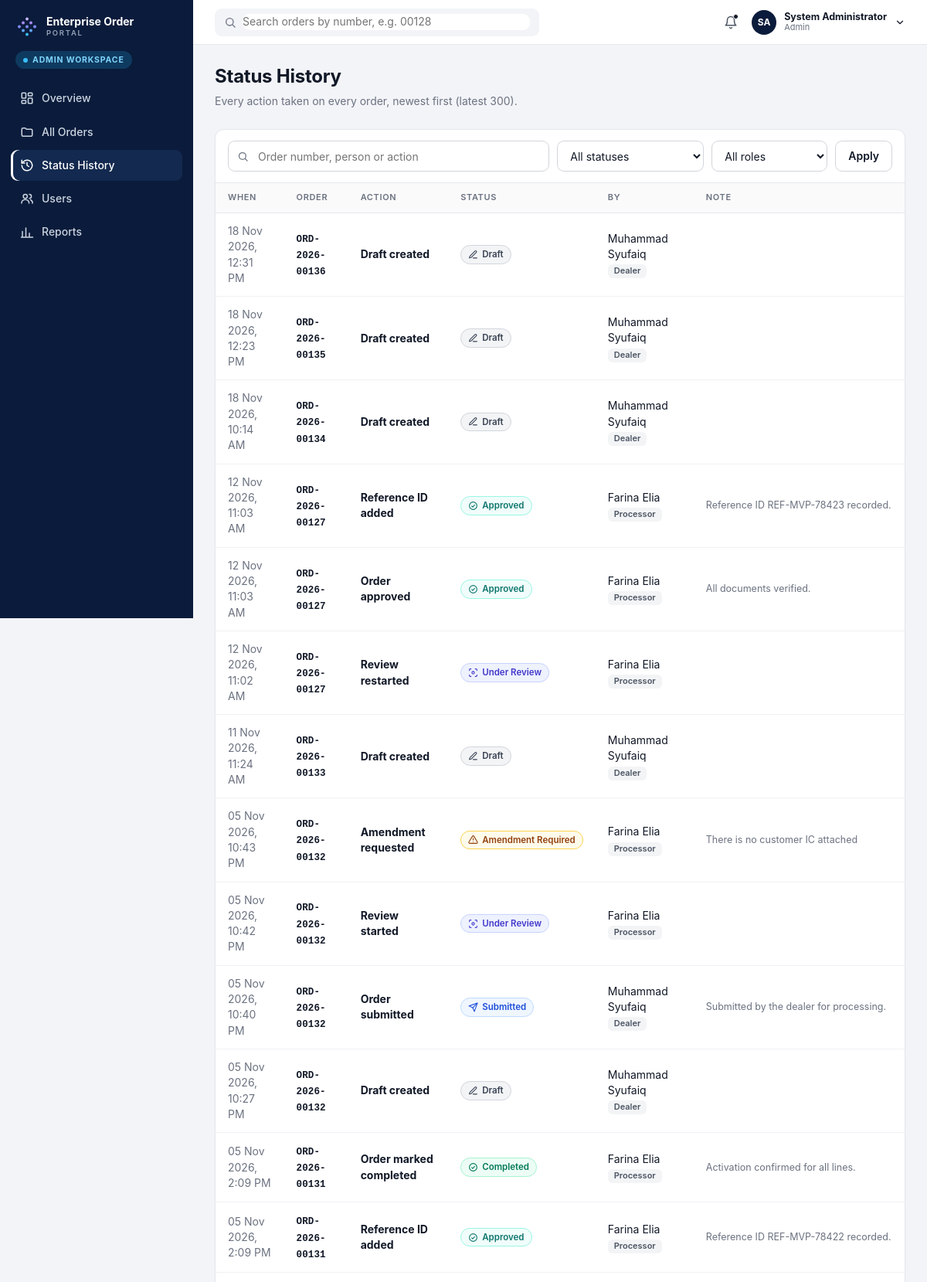
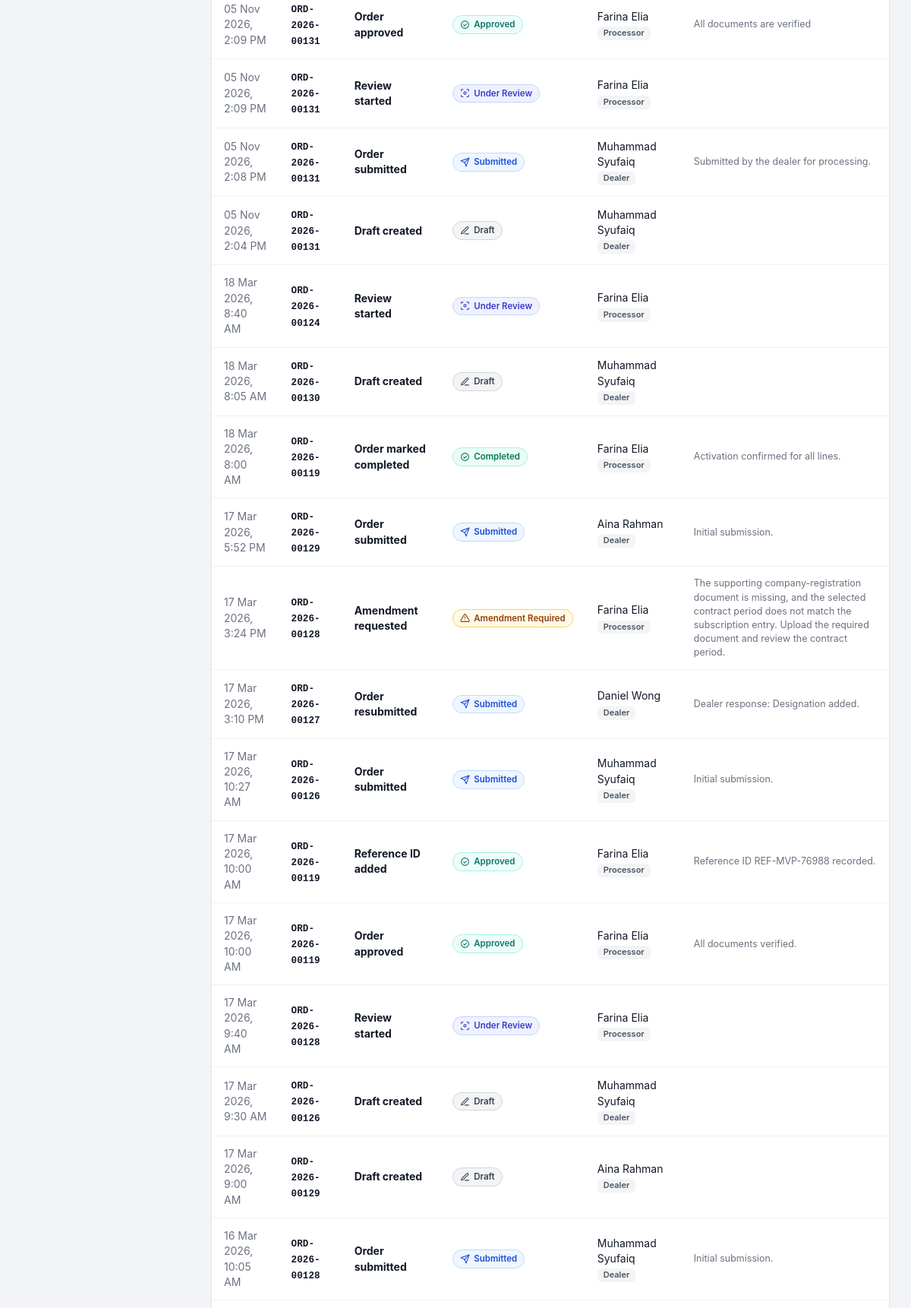
Screenshot of /admin/history (signed in, upper part) with the database file from the repository (2 pictures, top to bottom).
### tables this page shows
CREATE TABLE users (
    id      INTEGER PRIMARY KEY AUTOINCREMENT,
    name    TEXT NOT NULL,
    short_name TEXT NOT NULL,          -- how we greet them: 'Syufaiq'
    email   TEXT NOT NULL UNIQUE,
    role    TEXT NOT NULL,            -- 'dealer', 'processor' or 'admin'
    team    TEXT,
    region  TEXT,
    status  TEXT DEFAULT 'Active',
    last_active TEXT
);

CREATE TABLE order_events (
    id        INTEGER PRIMARY KEY AUTOINCREMENT,
    order_id  INTEGER NOT NULL REFERENCES orders(id),
    title     TEXT NOT NULL,                       -- e.g. 'Order submitted'
    status    TEXT,                                -- status after the event
    actor     TEXT NOT NULL,
    actor_role TEXT NOT NULL,
    note      TEXT,
    category  TEXT,                                -- used by amendment events
    ts        TEXT NOT NULL
);

CREATE TABLE orders (
    id                  INTEGER PRIMARY KEY AUTOINCREMENT,
    order_number        TEXT NOT NULL UNIQUE,      -- e.g. ORD-2026-00128
    dealer_id           INTEGER NOT NULL REFERENCES users(id),
    status              TEXT NOT NULL,
    order_type          TEXT,                      -- e.g. Mobile & Broadband (empty in a new draft)
    registration_type   TEXT,                      -- e.g. New Connection
    customer_type       TEXT DEFAULT 'Corporate Account',  -- or Corporate Individual
    created_at          TEXT NOT NULL,             -- 'YYYY-MM-DD HH:MM'
    updated_at          TEXT NOT NULL,
    submitted_at        TEXT,
    reference_id        TEXT,
    submissions         INTEGER NOT NULL DEFAULT 0,
    amendment_cycles    INTEGER NOT NULL DEFAULT 0,
    other_requirements  TEXT,

    -- Customer information
    company_name        TEXT,                      -- empty until step 2 is filled in
    brn                 TEXT,                      -- new business registration no.
    old_brn             TEXT,
    tin                 TEXT,                      -- tax identification no.
    sst_no              TEXT,
    existing_account_no TEXT,
    address             TEXT,
    city                TEXT,
    postcode            TEXT,
    contact_name        TEXT,
    contact_id_no       TEXT,
    contact_designation TEXT,
    contact_phone       TEXT,
    contact_email       TEXT,

    -- Internal processing information
    partner_name        TEXT,
    channel             TEXT,
    region              TEXT,
    account_manager     TEXT,
    customer_category   TEXT,
    site_contact_name   TEXT,
    site_contact_number TEXT,
    device_model        TEXT,
    device_quantity     INTEGER,
    service_address     TEXT,
    installation_address TEXT,
    internal_notes      TEXT,

    -- Amendment (only filled when a Processor returns the order)
    amendment_category  TEXT,
    amendment_reason    TEXT,
    amendment_sections  TEXT,                      -- comma separated
    amendment_by        TEXT,
    amendment_at        TEXT,
    amendment_due       TEXT,

    -- Approval / completion
    approved_by         TEXT,
    approved_at         TEXT,
    completed_by        TEXT,
    completed_at        TEXT
);

### portal/staff.py (the view)
@admin.route("/history")
@login_required("admin")
def history():
    q = request.args.get("q", "").strip()
    status = request.args.get("status", "")
    role = request.args.get("role", "")
    sql = ("SELECT e.*, o.order_number, o.company_name FROM order_events e "
           "JOIN orders o ON o.id = e.order_id WHERE 1 = 1")
    params = []
    if q:
        sql += " AND (o.order_number LIKE ? OR e.actor LIKE ? OR e.title LIKE ?)"
        params += [f"%{q}%"] * 3
    if status in C.STATUSES:
        sql += " AND e.status = ?"
        params.append(status)
    if role in ("Dealer", "Processor", "Admin"):
        sql += " AND e.actor_role = ?"
        params.append(role)
    rows = get_db().execute(sql + " ORDER BY e.ts DESC, e.id DESC LIMIT 300", params).fetchall()
    return render_template("staff/history.html", active="history", events=rows,
                           q=q, status=status, role=role)

### portal/auth.py (called while the page is built)
@bp.before_app_request
def load_logged_in_user():
    user_id = session.get("user_id")
    if user_id is None:
        g.user = None
    else:
        g.user = get_db().execute(
            "SELECT * FROM users WHERE id = ?", (user_id,)
        ).fetchone()

def login_required(*roles):
    def decorator(view):
        @functools.wraps(view)
        def wrapped(**kwargs):
            if g.user is None:
                return redirect(url_for("auth.login"))
            if roles and g.user["role"] not in roles:
                abort(403)  # signed in, but this page is for another role
            return view(**kwargs)
        return wrapped
    return decorator

### portal/db.py (called while the page is built)
def get_db():
    if "db" not in g:
        g.db = sqlite3.connect(current_app.config["DATABASE"])
        g.db.row_factory = sqlite3.Row
    return g.db

### portal/helpers.py (called while the page is built, shortened)
def _parse(value):
    if isinstance(value, datetime):
        return value
    return datetime.strptime(value, DT_FORMAT)

def fmt_date(value):
    if not value:
        return "—"
    d = _parse(value if len(value) > 10 else value + " 00:00")
    return f"{d.day:02d} {d:%b %Y}"

def fmt_time(value):
    d = _parse(value)
    return d.strftime("%I:%M %p").lstrip("0")

def fmt_datetime(value):
    if not value:
        return "—"
    return f"{fmt_date(value)}, {fmt_time(value)}"

def slug(value):
    return value.lower().replace(" ", "-")

def initials(name):
    parts = name.split()
    return (parts[0][0] + parts[-1][0]).upper() if parts else "?"

def nav_for(user, db):
    role = user["role"]
    return [
        ("overview", "Overview", "dashboard", url_for("admin.overview"), None),
        ("all", "All Orders", "folder", url_for("admin.all_orders"), None),
        ("history", "Status History", "history", url_for("admin.history"), None),
        ("users", "Users", "users", url_for("admin.users"), None),
        ("reports", "Reports", "chart", url_for("admin.reports"), None),
    ]

### portal/templates/staff/history.html (shortened to what this page needs)
{% extends "base.html" %}
{% from "_macros.html" import icon, status_pill %}
{% block content %}
<div class="page-head"><div><h1>Status History</h1><p class="muted">Every action taken on every order, newest first (latest 300).</p></div></div>
<section class="card">
  <form class="filters" method="get" action="{{ url_for('admin.history') }}">
    <div class="input-icon grow">{{ icon('search', 15) }}<input type="search" name="q" value="{{ q }}" placeholder="Order number, person or action"></div>
    <select name="status" onchange="this.form.submit()"><option value="">All statuses</option>
      {% for s in C.STATUSES %}<option {{ 'selected' if s == status }}>{{ s }}</option>{% endfor %}</select>
    <select name="role" onchange="this.form.submit()"><option value="">All roles</option>
      {% for r in ['Dealer', 'Processor', 'Admin'] %}<option {{ 'selected' if r == role }}>{{ r }}</option>{% endfor %}</select>
    <button class="btn btn-outline" type="submit">Apply</button>
  </form>
  <div class="table-scroll"><table class="table">
    <thead><tr><th>When</th><th>Order</th><th>Action</th><th>Status</th><th>By</th><th>Note</th></tr></thead>
    <tbody>
    {% for e in events %}
      <tr><td class="muted">{{ e.ts|dt }}</td>
        <td><a class="mono" href="{{ url_for('admin.order_detail', order_number=e.order_number) }}">{{ e.order_number }}</a></td>
        <td><b>{{ e.title }}</b></td><td>{{ status_pill(e.status) if e.status }}</td>
        <td>{{ e.actor }} <span class="tag-grey">{{ e.actor_role }}</span></td><td class="muted small">{{ e.note or '' }}</td></tr>
    {% else %}<tr><td colspan="6" class="muted center pad">No events match.</td></tr>{% endfor %}
    </tbody></table></div>
</section>
{% endblock %}

### portal/templates/base.html (shortened to what this page needs)
<!doctype html>
{% from "_macros.html" import icon, logo %}
<html lang="en">
<head>
  <link rel="stylesheet" href="{{ url_for('static', filename='css/app.css') }}">
</head>
<body>
{% block body %}
<div class="app">
  <aside class="sidebar">
    <a class="brand" href="{{ url_for('auth.index') }}">
      {{ logo(30) }}
      <span class="brand-text"><b>Enterprise Order</b><small>PORTAL</small></span>
    </a>
    <div class="workspace-badge"><span class="dot"></span>{{ workspace_label }}</div>
    <nav class="nav">
      {% for key, label, icon_name, url, badge in nav_items %}
      <a class="nav-item {% if key == active %}active{% endif %}" href="{{ url }}">
        {{ icon(icon_name, 18) }}<span>{{ label }}</span>
      </a>
      {% endfor %}
    </nav>
  </aside>
  <div class="main">
    <header class="topbar">
      {% if current_user.role == 'dealer' %}
      <form class="search" action="{{ url_for('dealer.search') }}" method="get" role="search">
        {{ icon('search', 16) }}
        <input type="search" name="q" placeholder="Search my orders by number, e.g. 00128" aria-label="Search orders">
      </form>
      {% else %}
      <div class="search">
        {{ icon('search', 16) }}
        <input type="search" placeholder="Search orders by number, e.g. 00128" disabled aria-label="Search orders">
      </div>
      {% endif %}
      <div class="topbar-right">
        <span class="bell">{{ icon('bell', 18) }}<i class="bell-dot"></i></span>
        <details class="user-menu">
          <summary>
            <span class="avatar">{{ current_user.name|initials }}</span>
            <span class="user-text"><b>{{ current_user.name }}</b><small>{{ current_user.role|capitalize }}</small></span>
            {{ icon('chevron-down', 14) }}
          </summary>
        </details>
      </div>
    </header>
    <main class="content">
      {% block content %}{% endblock %}
    </main>
  </div>
</div>
{% endblock %}
</body>
</html>

### portal/templates/_macros.html (shortened to what this page needs)
{% macro icon(name, size=16) -%}
<svg class="icon" width="{{ size }}" height="{{ size }}" viewBox="0 0 24 24" fill="none" stroke="currentColor" stroke-width="2" stroke-linecap="round" stroke-linejoin="round" aria-hidden="true">{{ paths.get(name, '')|safe }}</svg>
{%- endmacro %}
{% macro status_pill(status) -%}
<span class="pill pill-{{ status|slug }}">{{ icon(status_icon_name(status)|trim, 13) }}{{ status }}</span>
{%- endmacro %}
{% macro logo(size=28) -%}
<svg width="{{ size }}" height="{{ size }}" viewBox="0 0 24 24" aria-hidden="true">
  <circle cx="12" cy="3.5" r="1.6" fill="#c4b5fd"/>
  <circle cx="8" cy="7.5" r="1.6" fill="#a78bfa"/><circle cx="16" cy="7.5" r="1.6" fill="#a78bfa"/>
  <circle cx="4" cy="11.5" r="1.6" fill="#818cf8"/><circle cx="12" cy="11.5" r="1.6" fill="#818cf8"/><circle cx="20" cy="11.5" r="1.6" fill="#818cf8"/>
  <circle cx="8" cy="15.5" r="1.6" fill="#60a5fa"/><circle cx="16" cy="15.5" r="1.6" fill="#60a5fa"/>
  <circle cx="12" cy="19.5" r="1.6" fill="#38bdf8"/>
</svg>
{%- endmacro %}

### rows the page displays
users: name|initials "SA", name "System Administrator", role "Admin"
order_events: ts|dt "18 Nov 2026, 12:31 PM", order_number "ORD-2026-00136", title "Draft created", status "Draft", actor "Muhammad Syufaiq", actor_role "Dealer"
order_events: ts|dt "18 Nov 2026, 12:23 PM", order_number "ORD-2026-00135", title "Draft created", status "Draft", actor "Muhammad Syufaiq", actor_role "Dealer"
order_events: ts|dt "18 Nov 2026, 10:14 AM", order_number "ORD-2026-00134", title "Draft created", status "Draft", actor "Muhammad Syufaiq", actor_role "Dealer"
order_events: ts|dt "12 Nov 2026, 11:03 AM", order_number "ORD-2026-00127", title "Reference ID added", status "Approved", actor "Farina Elia", actor_role "Processor", note "Reference ID REF-MVP-78423 recorded."
order_events: ts|dt "12 Nov 2026, 11:03 AM", order_number "ORD-2026-00127", title "Order approved", status "Approved", actor "Farina Elia", actor_role "Processor", note "All documents verified."
order_events: ts|dt "12 Nov 2026, 11:02 AM", order_number "ORD-2026-00127", title "Review restarted", status "Under Review", actor "Farina Elia", actor_role "Processor"
order_events: ts|dt "11 Nov 2026, 11:24 AM", order_number "ORD-2026-00133", title "Draft created", status "Draft", actor "Muhammad Syufaiq", actor_role "Dealer"
order_events: ts|dt "05 Nov 2026, 10:43 PM", order_number "ORD-2026-00132", title "Amendment requested", status "Amendment Required", actor "Farina Elia", actor_role "Processor", note "There is no customer IC attached"
order_events: ts|dt "05 Nov 2026, 10:42 PM", order_number "ORD-2026-00132", title "Review started", status "Under Review", actor "Farina Elia", actor_role "Processor"
order_events: ts|dt "05 Nov 2026, 10:40 PM", order_number "ORD-2026-00132", title "Order submitted", status "Submitted", actor "Muhammad Syufaiq", actor_role "Dealer", note "Submitted by the dealer for processing."
order_events: ts|dt "05 Nov 2026, 10:27 PM", order_number "ORD-2026-00132", title "Draft created", status "Draft", actor "Muhammad Syufaiq", actor_role "Dealer"
order_events: ts|dt "05 Nov 2026, 2:09 PM", order_number "ORD-2026-00131", title "Order marked completed", status "Completed", actor "Farina Elia", actor_role "Processor", note "Activation confirmed for all lines."
order_events: ts|dt "05 Nov 2026, 2:09 PM", order_number "ORD-2026-00131", title "Reference ID added", status "Approved", actor "Farina Elia", actor_role "Processor", note "Reference ID REF-MVP-78422 recorded."
order_events: ts|dt "05 Nov 2026, 2:09 PM", order_number "ORD-2026-00131", title "Order approved", status "Approved", actor "Farina Elia", actor_role "Processor", note "All documents are verified"
order_events: ts|dt "05 Nov 2026, 2:09 PM", order_number "ORD-2026-00131", title "Review started", status "Under Review", actor "Farina Elia", actor_role "Processor"
order_events: ts|dt "05 Nov 2026, 2:08 PM", order_number "ORD-2026-00131", title "Order submitted", status "Submitted", actor "Muhammad Syufaiq", actor_role "Dealer", note "Submitted by the dealer for processing."
order_events: ts|dt "05 Nov 2026, 2:04 PM", order_number "ORD-2026-00131", title "Draft created", status "Draft", actor "Muhammad Syufaiq", actor_role "Dealer"
order_events: ts|dt "18 Mar 2026, 8:40 AM", order_number "ORD-2026-00124", title "Review started", status "Under Review", actor "Farina Elia", actor_role "Processor"
order_events: ts|dt "18 Mar 2026, 8:05 AM", order_number "ORD-2026-00130", title "Draft created", status "Draft", actor "Muhammad Syufaiq", actor_role "Dealer"
order_events: ts|dt "18 Mar 2026, 8:00 AM", order_number "ORD-2026-00119", title "Order marked completed", status "Completed", actor "Farina Elia", actor_role "Processor", note "Activation confirmed for all lines."
order_events: ts|dt "17 Mar 2026, 5:52 PM", order_number "ORD-2026-00129", title "Order submitted", status "Submitted", actor "Aina Rahman", actor_role "Dealer", note "Initial submission."
order_events: ts|dt "17 Mar 2026, 3:24 PM", order_number "ORD-2026-00128", title "Amendment requested", status "Amendment Required", actor "Farina Elia", actor_role "Processor", note "The supporting company-registration document is missing, and the selected contract period does not match the subscription entry. Upload the required document and review the contract period."
order_events: ts|dt "17 Mar 2026, 3:10 PM", order_number "ORD-2026-00127", title "Order resubmitted", status "Submitted", actor "Daniel Wong", actor_role "Dealer", note "Dealer response: Designation added."
order_events: ts|dt "17 Mar 2026, 10:27 AM", order_number "ORD-2026-00126", title "Order submitted", status "Submitted", actor "Muhammad Syufaiq", actor_role "Dealer", note "Initial submission."
order_events: ts|dt "17 Mar 2026, 10:00 AM", order_number "ORD-2026-00119", title "Reference ID added", status "Approved", actor "Farina Elia", actor_role "Processor", note "Reference ID REF-MVP-76988 recorded."
order_events: ts|dt "17 Mar 2026, 10:00 AM", order_number "ORD-2026-00119", title "Order approved", status "Approved", actor "Farina Elia", actor_role "Processor", note "All documents verified."
order_events: ts|dt "17 Mar 2026, 9:40 AM", order_number "ORD-2026-00128", title "Review started", status "Under Review", actor "Farina Elia", actor_role "Processor"
order_events: ts|dt "17 Mar 2026, 9:30 AM", order_number "ORD-2026-00126", title "Draft created", status "Draft", actor "Muhammad Syufaiq", actor_role "Dealer"
order_events: ts|dt "17 Mar 2026, 9:00 AM", order_number "ORD-2026-00129", title "Draft created", status "Draft", actor "Aina Rahman", actor_role "Dealer"
order_events: ts|dt "16 Mar 2026, 10:05 AM", order_number "ORD-2026-00128", title "Order submitted", status "Submitted", actor "Muhammad Syufaiq", actor_role "Dealer", note "Initial submission."

### other values shown
{{ workspace_label }} "ADMIN WORKSPACE"
{{ label }} "Overview" "All Orders" "Status History" "Users" "Reports"
